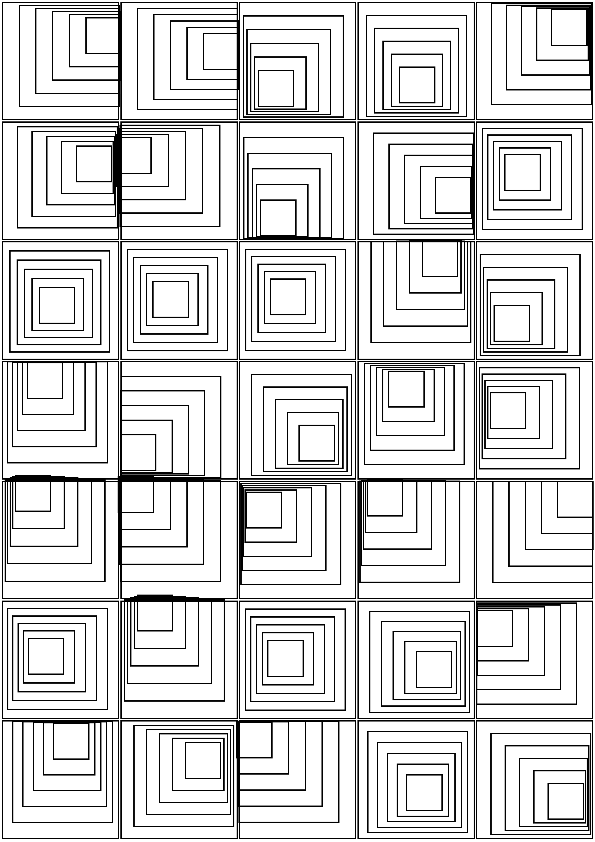
Frame 1 (no input)
Frame 60 (the mouse pressed at the canvas centre just before this capture): identical to frame 1, image omitted
Frame 120 (the mouse held since frame 60 and released just before this capture): identical to frame 1, image omitted

The Processing sketch that drew this single still picture (run headless with seeded random() and noise(); from frame 60 on, the mouse is pressed at the canvas centre):

// Processing sketch: recursive_square
// ── recursive_square.pde
// A4 300ppi 2480x3508 px
// A4 72ppi 595x842 px
// A4 48ppi 397x561 px

int PGWidth = 2480, PGHeight = 3508;
PGraphics img;

int padding = 10;
int numX = 5, numY = 7;  // 外側の正方形(ブロックと呼称)の個数
int numSquareInBlock = 6;  // 一番外側を含めた正方形の個数
int wSquareOutside, hSquareOutside;  // ブロックの外側の正方形の幅，高さ
int wSquareInside, hSquareInside;  // ブロックの最も内側の正方形の幅，高さ
float wTmp, hTmp;  // ブロック内の正方形の幅，高さを計算する作業用変数

int sw = 5;  // standard Stroke Weight
int xOffset, yOffset;  // 正方形の中心座標の最外側正方形の中心からのずれ
float xOffsetMax, yOffsetMax;



void setup() {
  size(595, 842);
  background(0);
  frameRate(10);
  img = createGraphics(PGWidth, PGHeight);
  img.rectMode(CENTER);
  
  wSquareOutside = (img.width - (numX + 1) * padding) / numX;
  hSquareOutside = (img.height - (numY + 1)  * padding) / numY;
  wSquareInside = wSquareOutside / numSquareInBlock;
  hSquareInside = hSquareOutside / numSquareInBlock;
  xOffsetMax = wSquareOutside / numSquareInBlock - wSquareInside / 2;
  yOffsetMax = hSquareOutside / numSquareInBlock - hSquareInside / 2;
  xOffset = int(random(-xOffsetMax, xOffsetMax));
  yOffset = int(random(-yOffsetMax, yOffsetMax));
  
  img.beginDraw();
  
  img.background(255);
  img.stroke(0);
  img.rectMode(CENTER);
  img.noFill();
  img.strokeWeight(sw);
  
  for (int x = padding + wSquareOutside / 2; x < img.width; x += padding + wSquareOutside) {
    for (int y = padding + hSquareOutside / 2; y < img.height; y += padding + hSquareOutside) {
      // 最も外側の正方形の描画
      img.rect(x, y, wSquareOutside, hSquareOutside);
      
      xOffset = int(random(-xOffsetMax, xOffsetMax));
      yOffset = int(random(-yOffsetMax, yOffsetMax));
      
      for (int i = 0; i < numSquareInBlock; i++) {
        wTmp = map(i, 0, numSquareInBlock, wSquareOutside, wSquareInside);
        hTmp = map(i, 0, numSquareInBlock, hSquareOutside, hSquareInside);
        img.rect(x + xOffset * i, y + yOffset * i, (int) wTmp, (int) hTmp);
      }
    }
  }
  
  img.endDraw();
  
  image(img, 0, 0, width, height);
}


void draw() {
}


void keyPressed() {
  if (key == 's') {
    String timeStamp = year() + nf(month(), 2) + nf(day(), 2) + "_" + nf(hour(), 2) + nf(minute(), 2) + nf(second(), 2);
    String fileName = "./images/capture" + timeStamp + ".png";
    img.save(fileName);
    println("image saved");
  }
}
